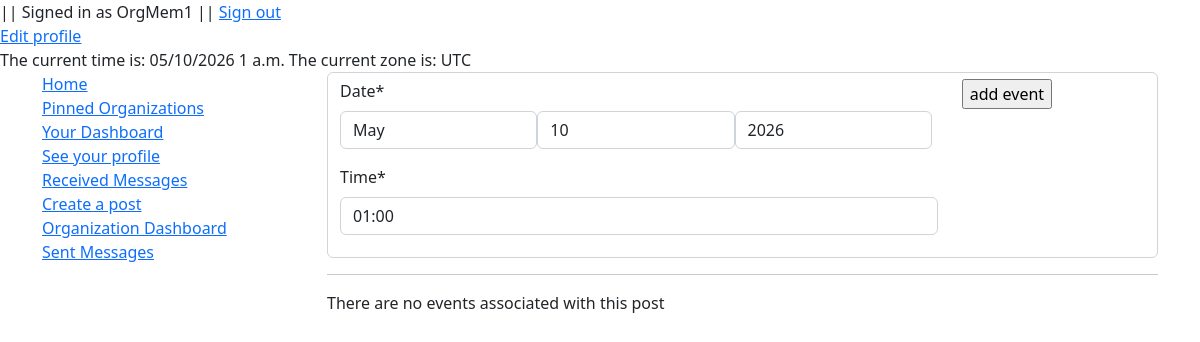
The app's page /Forum/manage_events/31 (signed in), older data.
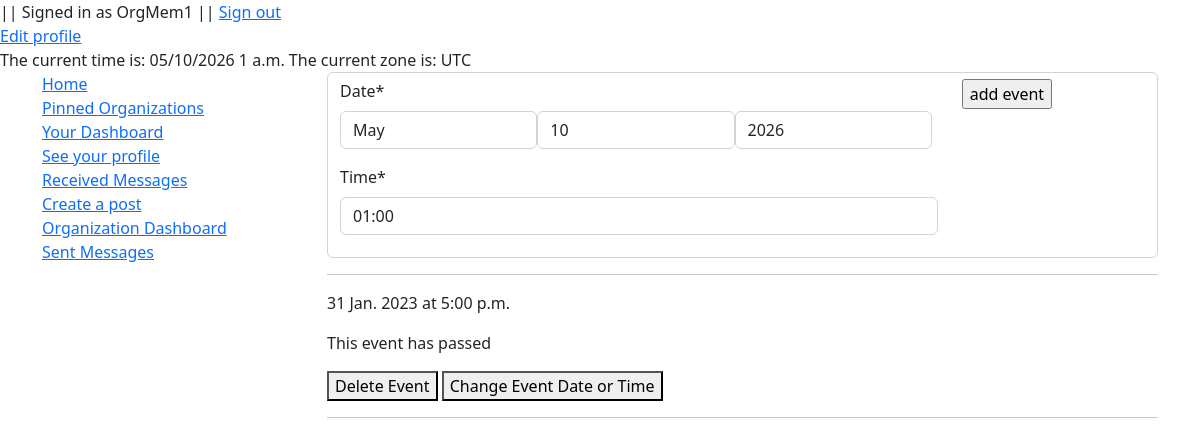
The same page, newer data.
### Forum/models.py (models this page shows, shortened)
class Event(models.Model):
    date = models.DateField(default=timezone.now, null=True, blank=True, validators=[MinValueValidator(timezone.now().date(), "valid values are not in the past")])
    time = models.TimeField(default=timezone.now, null=True, blank=True)
    open = models.BooleanField(default=True, null=False, blank=False)
    post = models.ForeignKey(Post, on_delete=models.CASCADE, related_name='project_times')
    @property
    def passed(self):
        if (self.date < timezone.now().date()):
            self.open = False
            return True
        else:
            return False
    @property
    def datetime(self):
        this_datetime = datetime.combine(self.date, self.time, timezone.utc)
        local_time = this_datetime.astimezone(timezone.get_current_timezone())
        date_str = format_date(local_time.date(), "j N Y")
        time_str = format_time(local_time.time(), 'g:i a')
        return f"{date_str} at {time_str}"

### Forum/views.py (the view)
# urls.py: path("manage_events/<int:post_pk>", permission_required("Forum.can_post")(views.ManageEventsView.as_view()), name="manage_events"),
class ManageEventsView(ListView):
    model = Event
    template_name = "Forum/mngmt_pages/mng_events.html"
    def get_queryset(self, *args, **kwargs):
        queryset = super(ManageEventsView, self).get_queryset(*args, **kwargs)
        current_post = Post.objects.get(pk=self.kwargs['post_pk'])
        return queryset.filter(post=current_post).order_by('date')
    def get_context_data(self, **kwargs):
        context = super().get_context_data(**kwargs)
        context['event_form'] = EventForm()
        context['post_pk'] = self.kwargs['post_pk']
        return context

### Forum/forms.py
class EventForm(ModelForm):
    date= forms.DateField(localize=True, initial=timezone.now(), widget=forms.SelectDateWidget(years=range(timezone.now().year, timezone.now().year + 10)),)
    time= forms.TimeField(localize=True, initial=timezone.now(),widget=forms.TimeInput(format='%H:%M'))
    class Meta:
        model = Event
        fields = ['date', 'time']
        error_messages = {"min_value" : "This date must not be in the past"}
    def __init__(self, *args, **kwargs):
        super(EventForm, self).__init__(*args, **kwargs)
        self.helper = FormHelper(self)
        self.helper.label_class = 'form-label'
        self.helper.layout = Layout(
            MultiWidgetField('date', attrs=({'style': 'width: 33%; display: inline-block;'})),
            Field('time', css_class='form-control'),
        )
        self.helper.form_tag = False
        self.helper.disable_csrf = True

### Forum/templates/Forum/mngmt_pages/mng_events.html (shortened to what this page needs)
{% extends "Forum/layouts/sidebar_layout.html" %}
{% load static %}
{% load crispy_forms_tags %}
{% block body %}
    <div>
        <form class="form-control mb-3" action="{% url 'change_event' %}" method="post">
            <div class="row">
                <div class="col col-9">
                    {% crispy event_form event_form.helper %}
                </div>
                <div class="col">
                    <input type="submit" value="add event">
                </div>
            </div>
        </form>
    </div>
    <hr>
    <div>
        {% for event in event_list %}
            <div id="event-{{event.pk}}-div">
                <div id="event-{{event.pk}}-info-div">
                    <p>{{ event.datetime }}</p>
                    {% if not event.passed %}
                        {% if event.open %}
                            <button type="button" id="toggle-open-event-{{event.pk}}-btn" onclick="toggle_open(this, {{event.pk}})" value="true">This event is open. Click to close</button>
                        {% else %}
                            <button type="button" id="toggle-open-event-{{event.pk}}-btn" onclick="toggle_open(this, {{event.pk}})" value="false">This event is closed. Click to open</button>
                        {% endif %}
                    {% else %}
                        <p>This event has passed </p>
                    {% endif %}
                    <button id="delete-{{event.pk}}-warning-btn" onclick="delete_event_warning({{event.id}})">Delete Event</button>
                    <button id="toggle-change-{{event.pk}}-btn" value="none" onclick="toggle_change(this, {{event.id}})">Change Event Date or Time</button>
                </div>
                <hr>
            </div>
        {% empty %}
            There are no events associated with this post
        {% endfor %}
    </div>
{% endblock %}

Row changes from the older to the newer data that the page shows:
added Event: datetime "31 Jan. 2023 at 5:00 p.m.", shows "This event has passed"
Text that changed along with them:
text no longer shown: "There are no events associated with this post"
